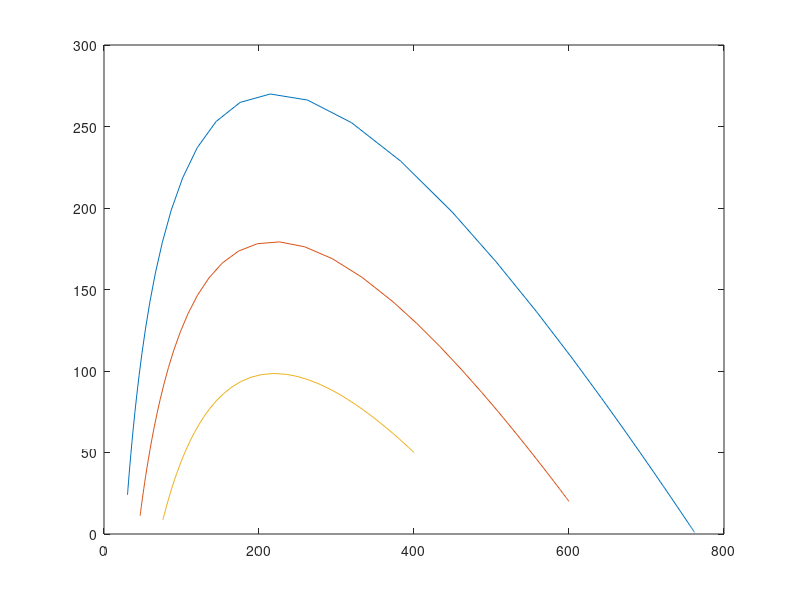

Reproduce this figure in MATLAB. (Note: this script raises an error after producing the figure.)
function c_ps_epidemic
global beta gamma;

tend = 15; %the end time
beta=2.0*10^(-3); gamma=0.44;
u0vec = [762, 600, 400; % make a matrix of 3 ICs
           1,  20,  50]; 
u0size = size(u0vec); % size of the matrix of ICs
numICs = u0size(2); % number of ICs 

for k = 1:numICs %loop over each case of ICs
    u0 = u0vec(:, k); %extract the kth column of matrix
    [tsol, usol] = ode45(@rhs, [0, tend], u0); %solve the DE
    Ssol = usol(:, 1); Isol = usol(:, 2);
    plot(Ssol, Isol); hold on; %plot each trajectory
end
%produce arrows (see appendix for code for this function)
c_dirplot(@rhs, 0, 800, 0, 300, 10); 
axis([0,800, 0, 300]); 

function udot = rhs(t, u)
global beta gamma;
S=u(1); I=u(2); 
Sdot = -beta*S*I;
Idot = beta*S*I - gamma*I;
udot = [Sdot; Idot];
